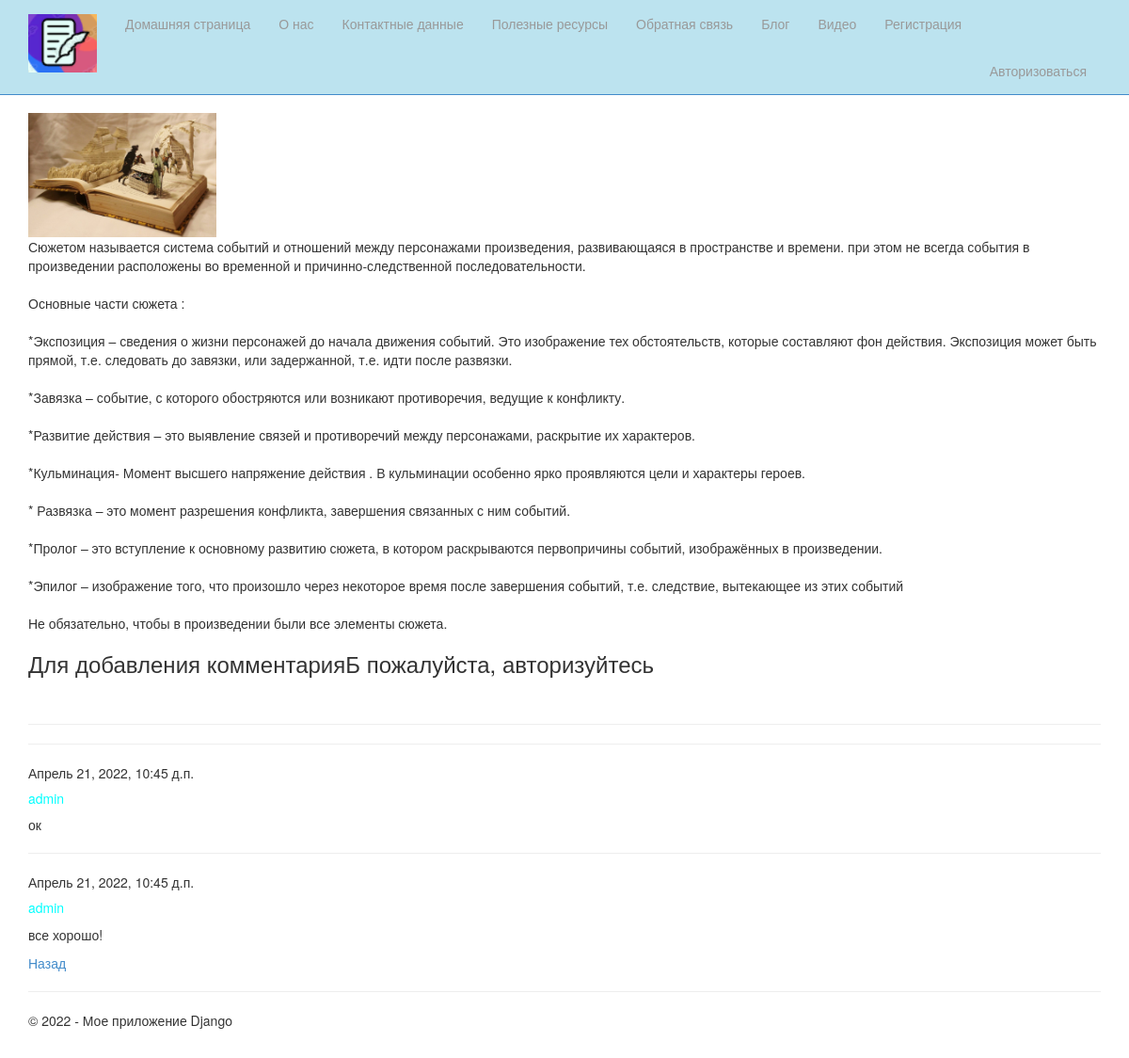
The page /blogpost/3/ on the database its author committed.
### app/models.py (models this page shows, shortened)
class Blog(models.Model):
    title = models.CharField(max_length=100, unique_for_date="posted", verbose_name="Заголовок")
    description= models.TextField(verbose_name="Краткое содержание")
    content = models.TextField(verbose_name = "Полное содержание")
    posted = models.DateTimeField(default = datetime.now(), db_index=True, verbose_name="Опубликована")
    author=models.ForeignKey(User, null=True, blank=True, on_delete=models.SET_NULL, verbose_name="Автор")
    image = models.FileField(default ='interesting_201402030326241.jpg', verbose_name = 'Путь к картинке')
    class Meta:
        db_table="Posts"
        ordering=["-posted"]
        verbose_name="Статья блога"
        verbose_name_plural="Статья блога"

class Comment(models.Model):
     text = models.TextField(verbose_name = "Текст комментария")
     date = models.DateTimeField(default = datetime.now(), db_index=True, verbose_name="Дата комментария")
     author = models.ForeignKey(User, on_delete = models.CASCADE, verbose_name="Автор комментария")
     post = models.ForeignKey(Blog, on_delete = models.CASCADE, verbose_name="Статья комментария")
     class Meta:
          db_table = "Comment"
          ordering = ["-date"]
          verbose_name = "Комментарий к статье блога"
          verbose_name_plural = "Комментарий к статье блога"

### app/views.py (the view)
# urls.py: path('blogpost/<int:parametr>/', views.blogpost, name='blogpost'),
def blogpost(request, parametr):
    assert isinstance(request, HttpRequest)
    post_1 = Blog.objects.get(id=parametr)
    comments = Comment.objects.filter(post = parametr)
    if request.method == "POST":
        form = CommentForm(request.POST)
        if form.is_valid():
            comment_f = form.save(commit=False)
            comment_f.author = request.user
            comment_f.date = datetime.now()
            comment_f.post = Blog.objects.get(id=parametr)
            comment_f.save()
            return redirect('blogpost', parametr = post_1.id)
    else:
         form = CommentForm()
    return render(
        request,
        'app/blogpost.html',
        {
            'post_1': post_1,
            'comments': comments,
            'form': form,
            'year': datetime.now().year,
        }
     )

### app/templates/app/blogpost.html (shortened to what this page needs)
{% extends "app/layout.html" %}
{% block content %}
{% if post_1.image and post_1.image.url %}
<img src="{{post_1.image.url}}" alt='картинка статьи блога' width="200" />
{% endif %}
<p>{{post_1.content|linebreaksbr}}</p>
{% if user.is_authenticated %}
<h3>Добавить комментарий</h3>
<form method="POST">
    {% csrf_token %}
    <div>
        {{form.as_p}}
        <button type="submit" class="save btn btn-default">Отправить комментарий</button>
    </div>
</form>
{% else %}
<h3>Для добавления комментарияБ пожалуйста, авторизуйтесь</h3>
{% endif %}
<br />
<hr />
{% for comment in comments %}
<hr />
<h7> {{comment.date}}</h7>
<h5>{{comment.author}}</h5>
<p>{{comment.text|linebreaksbr}}</p>
{% endfor %}
<p><a href="{%url 'blog' %}">Назад</a></p>
{% endblock %}

### app/templates/app/layout.html (shortened to what this page needs)
<!DOCTYPE html>
<html>
<head>
    {% load staticfiles %}
    <link rel="stylesheet" type="text/css" href="{% static 'app/content/bootstrap.css' %}" />
    <link rel="stylesheet" type="text/css" href="{% static 'app/content/site.css' %}" />
</head>
<body>
    <div class="navbar navbar-inverse navbar-fixed-top">
        <div class="container">
            <div class="navbar-header">
                <a href="/" class="navbar-brand"><img src="{%static 'app/content/i.png'%}" alt="Книга" /></a>
            </div>
            <div class="navbar-collapse collapse">
                <ul class="nav navbar-nav">
                    <li><a href="{% url 'home' %}">Домашняя страница</a></li>
                    <li><a href="{% url 'about' %}">О нас</a></li>
                    <li><a href="{% url 'contact' %}">Контактные данные</a></li>
                    <li><a href="{% url 'links' %}">Полезные ресурсы</a></li>
                    <li><a href="{% url 'pool' %}">Обратная связь</a></li>
                    <li><a href="{% url 'blog' %}">Блог</a></li>
                    {% if not user.is_authenticated %}
                    <li><a href="{% url 'videopost' %}">Видео</a></li>
                    <li><a href="{% url 'registration' %}">Регистрация</a></li>
                    {% endif %}
                </ul>
                {% include 'app/loginpartial.html' %}
            </div>
        </div>
    </div>
    <div class="container body-content">
        {% block content %}{% endblock %}
        <hr />
        <footer>
            <p>&copy; {{ year }} - Мое приложение Django</p>
        </footer>
    </div>
</body>
</html>

### app/templates/app/loginpartial.html
{% if user.is_authenticated %}
<form id="logoutForm" action="/logout/" method="post" class="navbar-right">
    {% csrf_token %}
    <ul class="nav navbar-nav navbar-right">
        <li><span class="navbar-brand">Привет {{ user.username }}!</span></li>
        <li><a href="javascript:document.getElementById('logoutForm').submit()">Выйти</a></li>
    </ul>
</form>
{% else %}
<ul class="nav navbar-nav navbar-right">
    <li><a href="{% url 'login' %}">Авторизоваться</a></li>
</ul>
{% endif %}

### app/static/app/content/site.css (style rules this page uses)
body { padding-top: 100px; padding-bottom: 20px; }
.body-content { padding-left: 15px; padding-right: 15px; }
h5 { color:aqua; }

### rows shown on the page
Blog: image (picture), content "Сюжетом называется система событий и отношений между персонажами произведения, развивающаяся в пространстве и времени. при этом не всегда события в произведении расположены во временной и причинно-следственной последовательности. Основные части сюжета : *Экспозиция – сведения о жизни персонажей до начала движения событий. Это изображение тех обстоятельств, которые составляют фон действия. Экспозиция может быть прямой, т.е. следовать до завязки, или задержанной, т.е. идти после развязки. *Завязка – событие, с которого обостряются или возникают противоречия, ведущие к конфликту. *Развитие действия – это выявление связей и противоречий между персонажами, раскрытие их характеров. *Кульминация-…"
Comment: date "Апрель 21, 2022, 10:45 д.п.", author "admin", text "ок"
Comment: date "Апрель 21, 2022, 10:45 д.п.", author "admin", text "все хорошо!"
